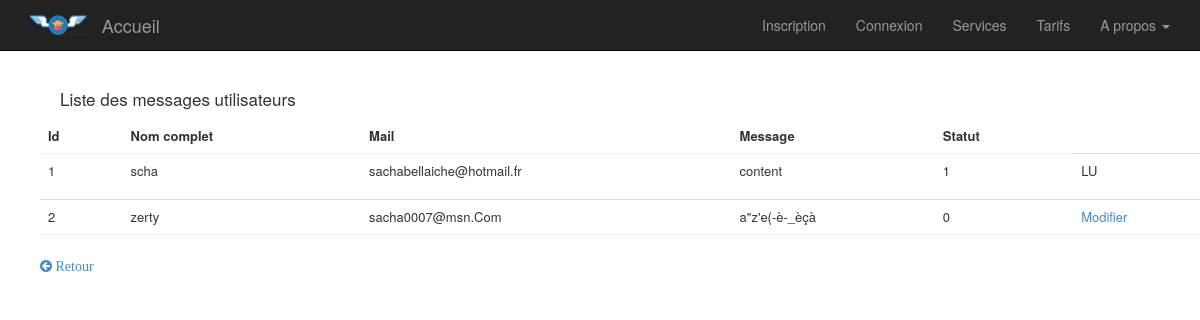
/displayMsg.php, run on the app's committed database.
### tables this page shows
CREATE TABLE IF NOT EXISTS `messages` (
  `id` int(11) NOT NULL AUTO_INCREMENT,
  `statut` tinyint(1) NOT NULL DEFAULT '0',
  `userMessage` varchar(100) NOT NULL,
  `mail` varchar(255) NOT NULL,
  `content` text NOT NULL,
  PRIMARY KEY (`id`)
);

### function.php (called while the page is built, shortened)
<?php
function connect(){
    $manager = DatabaseManager::getsharedInstance();
    $connect = $manager->connect();
    return $connect;
}
?>

### displayMsg.php (the view, shortened to what this page needs)
<?php
include "header.php";
$listMsg = connect()->query("SELECT id, statut, userMessage, mail, content FROM messages");
?>
<div class="container">
    <div class="row">
            <div class="box clearfix">
            <h3>Liste des messages utilisateurs</h3>
            <table class="table table-hover" id="bootstrap-table">
                <thead>
                <tr>
                    <th>Id</th>
                    <th>Nom complet</th>
                    <th>Mail</th>
                    <th>Message</th>
                    <th>Statut</th>
                </tr>
                </thead>
                <tbody>
<?php                    while($data = $listMsg->fetch()){ ?>
                    <tr>
                    <td><?php echo $data['id']; ?> </td>
                    <td><?php echo $data['userMessage']; ?> </td>
                    <td><?php echo $data['mail']; ?> </td>
                    <td><?php echo $data['content']; ?> </td>
                    <td><?php echo $data['statut']; ?> </td>
                    <?php
                        if($data['statut'] == 0){
                    ?>
                    <td><a href="modifyMsg.php?id=<?php echo $data['id']?>">Modifier</a></td>
                    <?php }else{?>
                           <div id="readgreen">
                            <td><p color="green">LU</p></td>
                        </div>
                        <?php
                    }
                    ?>
                    </tr>
<?php } ?>
               </tbody>
            </table>
            <div class="login-register">
                <a href="admin.php"><i class="fa fa-arrow-circle-left" aria-hidden="true"> Retour</i></a>
            </div>
        </div>
        </div>
    </div>
</body>
</html>

### css/modern-business.css (style rules this page uses)
html, body { height: 100%; }
body { padding-top: 50px; }

### data on the page
messages: id "1", userMessage "scha", mail "sachabellaiche@hotmail.fr", content "content", statut "1", shows "LU"
messages: id "2", userMessage "zerty", mail "sacha0007@msn.Com", content "a\"z'e(-è-_èçà", statut "0"
